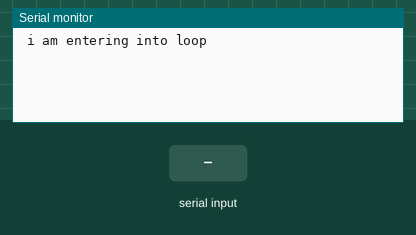
Simulated run of this sketch. Board: Arduino Uno, built with avr-gcc and run on an emulated ATmega328P. Shown: the last lines printed to the serial monitor. The inputs (shaded band) are chosen by the test bench. The modem accepts every AT command (registered, SIM ready, sends succeed) and sends nothing else.

Above: at 1.3 s.
1.4 s: "s" received over Serial
At 7.7 s:
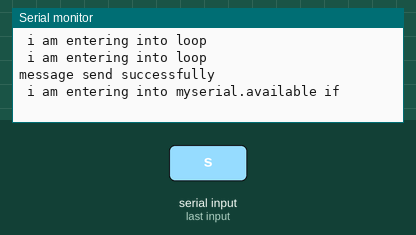
7.8 s: "r" received over Serial
At 13.4 s:
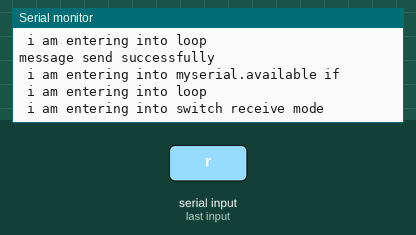

Measured:
- after the input at 1.4 s, the serial monitor: prints a new line after 5.9 s (image 1)
- after the input at 7.8 s, the serial monitor: prints a new line after 4.5 s (image 2)

The sketch:

collect_gsmMessage1.ino
```cpp
#include<SoftwareSerial.h>

SoftwareSerial mySerial(5, 6);//5 6
  char *str;
  char ch;
  int charCounter=0;
  int flagRecvMsg=0;
void setup()

{

  mySerial.begin(9600);   // Setting the baud rate of GSM Module

  Serial.begin(9600);    // Setting the baud rate of Serial Monitor (Arduino)

  delay(100);

}

void loop()
{
  if(flagRecvMsg==0)
  {
Serial.println("\n i am entering into loop");
delay(2000);
  }
  if (Serial.available()>0)

   switch(Serial.read())

  {

    case 's':

      SendMessage();

      break;

    case 'd':

      DialCall();

      break;

    case 'r':
Serial.println("\n i am entering into switch receive mode");
 delay(2000);
    RecieveMessage();
      break;

  }

   //read contect only receive messsage is start with # and then give that code to display

//------------------------------------
 if (mySerial.available()>0)
 {
  Serial.println("\n i am entering into myserial.available if");
 delay(2000);
  ch=mySerial.read();
  if(ch=='#')
  {
    str[charCounter]=='#';
   // call to function which will do parsing
    funParse(str);
  }
   else
  {
   delay(1000);
   Serial.println(ch);
   str[charCounter++]=ch;
  }
  //Serial.write(mySerial.read());
  //str=ch;
  //str++;


 }
/*
 if(str!=NULL)
 {
Serial.println("\n COllected string is :");
Serial.println(str);

 }
 */
 //-------------------------
}

 void SendMessage()


{

  mySerial.println("AT+CMGF=1");    //Sets the GSM Module in Text Mode

  delay(1000);  // Delay of 1000 milli seconds or 1 second

  mySerial.println("AT+CMGS=\"+917588068825\"\r"); // Replace x with mobile number

  delay(1000);

  mySerial.write("I am SMS from GSM Module");// The SMS text you want to send

  delay(100);

  mySerial.println((char)26);// ASCII code of CTRL+Z

  delay(1000);

  Serial.println("message send successfully");

}

 void RecieveMessage()

{

  mySerial.println("AT+CNMI=2,2,0,0,0"); // AT Command to recieve a live SMS

  delay(1000);
  charCounter=0;
  flagRecvMsg=1;
  Serial.println("\nflagRecvMsg=1 set\n ");

}


  void DialCall()

 {

  mySerial.println("ATD+917588068825;"); // ATDxxxxxxxxxx; -- watch out here for semicolon at the end!!

  delay(100);

 }

 //---------------------parsing function

 void funParse(char *str)
 {
Serial.println("\n I am entr in parsing function ");
Serial.println("\n I received complete message as follow ");
Serial.println(str);
Serial.println("\n\n");

 }

//------------------------------------end of parsing function
```
